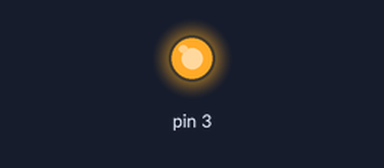
Bench run of a sketch on a simulated Arduino Uno, built with avr-gcc and run on an emulated ATmega328P. On the bench: output pins drawn as LEDs (lit = HIGH).

Above: at 0.05 s.
At 1.0 s:
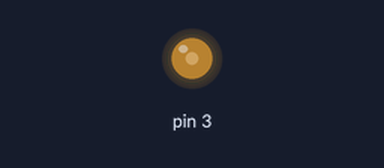
At 1.5 s:
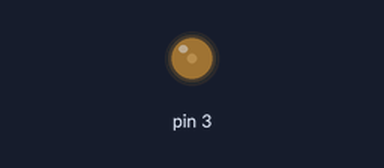
At 2.0 s:
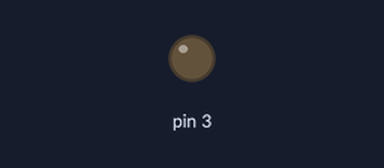
Timing chart, 0 to 4.6 s (numbered marks = the images above):
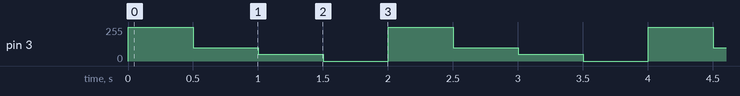

Measured:
- by itself, pin 3: repeats every 2.0 s: 100/255 0.50 s, 50/255 0.50 s, 0/255 0.50 s, 255/255 0.50 s

The sketch:

LED_2_______________.ino
```cpp
void setup() { //주로 초기조건을 선언, 필수적으로 있어야 함
  pinMode(3, OUTPUT); //3번 핀을 출력모드로 설정
}

void loop() { //반복함수, 프로그램의 주 내용이 들어가며 필수적으로 있어야 함
  analogWrite(3, 255); //아날로그 출력 강도 255(최고 - 디지털 HIGH와 동일)
  delay(500); //0.5초간 대기
  analogWrite(3, 100); //아날로그 출력 강도 100
  delay(500); //0.5초간 대기
  analogWrite(3, 50); //아날로그 출력 강도 50
  delay(500); //0.5초간 대기
  analogWrite(3, 0); //아날로그 출력 강도 0(최소 - 디지털 LOW와 동일)
  delay(500); //0.5초간 대기
}
```
